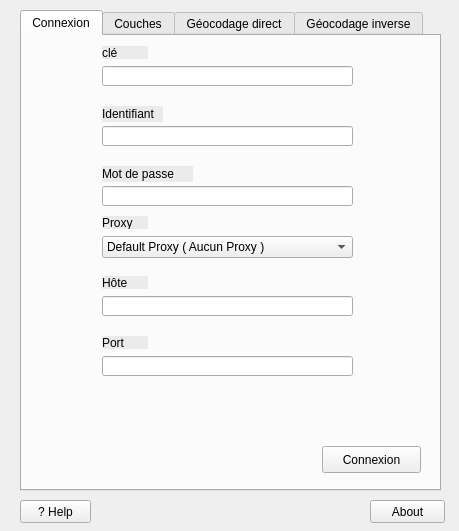
<?xml version="1.0" encoding="UTF-8"?>
<ui version="4.0">
 <class>GeoIGN</class>
 <widget class="QWidget" name="GeoIGN">
  <property name="geometry">
   <rect>
    <x>0</x>
    <y>0</y>
    <width>459</width>
    <height>531</height>
   </rect>
  </property>
  <property name="minimumSize">
   <size>
    <width>459</width>
    <height>531</height>
   </size>
  </property>
  <property name="windowTitle">
   <string>GéoIGN</string>
  </property>
  <widget class="QTabWidget" name="tabWidget">
   <property name="geometry">
    <rect>
     <x>20</x>
     <y>10</y>
     <width>421</width>
     <height>481</height>
    </rect>
   </property>
   <property name="styleSheet">
    <string notr="true">QLabel{
background-color : #ECEBEB;
opacity : 100; }</string>
   </property>
   <property name="currentIndex">
    <number>0</number>
   </property>
   <widget class="QWidget" name="Connexion">
    <attribute name="title">
     <string>Connexion</string>
    </attribute>
    <widget class="QLineEdit" name="zone_login">
     <property name="geometry">
      <rect>
       <x>80</x>
       <y>90</y>
       <width>251</width>
       <height>20</height>
      </rect>
     </property>
    </widget>
    <widget class="QLabel" name="label_5">
     <property name="geometry">
      <rect>
       <x>80</x>
       <y>240</y>
       <width>46</width>
       <height>13</height>
      </rect>
     </property>
     <property name="text">
      <string>Hôte</string>
     </property>
    </widget>
    <widget class="QComboBox" name="comboBox">
     <property name="geometry">
      <rect>
       <x>80</x>
       <y>200</y>
       <width>251</width>
       <height>22</height>
      </rect>
     </property>
     <item>
      <property name="text">
       <string>Default Proxy ( Aucun Proxy ) </string>
      </property>
     </item>
     <item>
      <property name="text">
       <string>Socks5Proxy </string>
      </property>
     </item>
     <item>
      <property name="text">
       <string>HttpProxy </string>
      </property>
     </item>
     <item>
      <property name="text">
       <string>HttpCachingProxy </string>
      </property>
     </item>
     <item>
      <property name="text">
       <string>FtpCachingProxy </string>
      </property>
     </item>
    </widget>
    <widget class="QLabel" name="label">
     <property name="geometry">
      <rect>
       <x>80</x>
       <y>10</y>
       <width>46</width>
       <height>13</height>
      </rect>
     </property>
     <property name="text">
      <string>clé</string>
     </property>
    </widget>
    <widget class="QLineEdit" name="zone_mdp_3">
     <property name="geometry">
      <rect>
       <x>80</x>
       <y>320</y>
       <width>251</width>
       <height>20</height>
      </rect>
     </property>
    </widget>
    <widget class="QLabel" name="label_7">
     <property name="geometry">
      <rect>
       <x>80</x>
       <y>300</y>
       <width>46</width>
       <height>13</height>
      </rect>
     </property>
     <property name="text">
      <string>Port</string>
     </property>
    </widget>
    <widget class="QLineEdit" name="zone_mdp_2">
     <property name="geometry">
      <rect>
       <x>80</x>
       <y>260</y>
       <width>251</width>
       <height>20</height>
      </rect>
     </property>
    </widget>
    <widget class="QLabel" name="label_2">
     <property name="geometry">
      <rect>
       <x>80</x>
       <y>70</y>
       <width>61</width>
       <height>16</height>
      </rect>
     </property>
     <property name="text">
      <string>Identifiant</string>
     </property>
    </widget>
    <widget class="QLabel" name="label_4">
     <property name="geometry">
      <rect>
       <x>80</x>
       <y>180</y>
       <width>46</width>
       <height>13</height>
      </rect>
     </property>
     <property name="text">
      <string>Proxy</string>
     </property>
    </widget>
    <widget class="QLineEdit" name="zone_cle">
     <property name="geometry">
      <rect>
       <x>80</x>
       <y>30</y>
       <width>251</width>
       <height>20</height>
      </rect>
     </property>
    </widget>
    <widget class="QLineEdit" name="zone_mdp">
     <property name="geometry">
      <rect>
       <x>80</x>
       <y>150</y>
       <width>251</width>
       <height>20</height>
      </rect>
     </property>
    </widget>
    <widget class="QLabel" name="label_3">
     <property name="geometry">
      <rect>
       <x>80</x>
       <y>130</y>
       <width>91</width>
       <height>16</height>
      </rect>
     </property>
     <property name="text">
      <string>Mot de passe</string>
     </property>
    </widget>
    <widget class="QPushButton" name="pushButton_3">
     <property name="geometry">
      <rect>
       <x>300</x>
       <y>410</y>
       <width>99</width>
       <height>27</height>
      </rect>
     </property>
     <property name="text">
      <string>Connexion</string>
     </property>
    </widget>
   </widget>
   <widget class="QWidget" name="Couche">
    <attribute name="title">
     <string>Couches</string>
    </attribute>
    <widget class="QLabel" name="label_8">
     <property name="geometry">
      <rect>
       <x>0</x>
       <y>0</y>
       <width>421</width>
       <height>291</height>
      </rect>
     </property>
     <property name="text">
      <string>&lt;html&gt;&lt;head/&gt;&lt;body&gt;&lt;p&gt;&lt;span style=&quot; font-size:10pt;&quot;&gt;Si votre clé possède les licences adéquates alors le tableau de couche &lt;/span&gt;&lt;/p&gt;&lt;p&gt;&lt;span style=&quot; font-size:10pt;&quot;&gt;devrait être rempli avec toutes les informations. &lt;/span&gt;&lt;/p&gt;&lt;p&gt;&lt;br/&gt;&lt;/p&gt;&lt;p&gt;&lt;span style=&quot; font-size:10pt;&quot;&gt;Pour ajouter une couche à votre espace de travail : &lt;/span&gt;&lt;/p&gt;&lt;p&gt;&lt;span style=&quot; font-size:10pt;&quot;&gt;1. Sélectionner une couche en cliquant sur le nom de celle-ci. &lt;/span&gt;&lt;br/&gt;&lt;/p&gt;&lt;p&gt;&lt;span style=&quot; font-size:10pt;&quot;&gt;2. Le plugin va vous diriger vers la bonne projection  &lt;/span&gt;&lt;/p&gt;&lt;p&gt;&lt;br/&gt;&lt;/p&gt;&lt;p&gt;&lt;span style=&quot; font-size:10pt;&quot;&gt;3. Une fois les couches voulues sélectionnées cliquez sur « Ajouter ».&lt;/span&gt;&lt;/p&gt;&lt;p&gt;&lt;br/&gt;&lt;/p&gt;&lt;/body&gt;&lt;/html&gt;</string>
     </property>
    </widget>
    <widget class="QLabel" name="label_10">
     <property name="geometry">
      <rect>
       <x>-5</x>
       <y>282</y>
       <width>421</width>
       <height>181</height>
      </rect>
     </property>
     <property name="styleSheet">
      <string notr="true">QLabel{
background-color : #ECEBEB;
opacity : 100; }</string>
     </property>
     <property name="text">
      <string/>
     </property>
    </widget>
    <widget class="QComboBox" name="comboBox_2">
     <property name="geometry">
      <rect>
       <x>20</x>
       <y>310</y>
       <width>381</width>
       <height>27</height>
      </rect>
     </property>
    </widget>
    <widget class="QPushButton" name="pushButton_2">
     <property name="geometry">
      <rect>
       <x>300</x>
       <y>410</y>
       <width>99</width>
       <height>27</height>
      </rect>
     </property>
     <property name="text">
      <string>Ajouter</string>
     </property>
    </widget>
    <zorder>label_10</zorder>
    <zorder>label_8</zorder>
    <zorder>comboBox_2</zorder>
    <zorder>pushButton_2</zorder>
   </widget>
   <widget class="QWidget" name="Geocodage">
    <attribute name="title">
     <string>Géocodage direct</string>
    </attribute>
    <widget class="QGroupBox" name="groupBox_2">
     <property name="geometry">
      <rect>
       <x>90</x>
       <y>140</y>
       <width>251</width>
       <height>101</height>
      </rect>
     </property>
     <property name="title">
      <string>Géocodage indirect</string>
     </property>
    </widget>
    <widget class="QLabel" name="label_12">
     <property name="geometry">
      <rect>
       <x>-20</x>
       <y>-20</y>
       <width>421</width>
       <height>461</height>
      </rect>
     </property>
     <property name="styleSheet">
      <string notr="true">QLabel{
background-color : #ECEBEB;
opacity : 100; }</string>
     </property>
     <property name="text">
      <string/>
     </property>
    </widget>
    <widget class="QPushButton" name="pushButton_7">
     <property name="geometry">
      <rect>
       <x>320</x>
       <y>400</y>
       <width>75</width>
       <height>23</height>
      </rect>
     </property>
     <property name="text">
      <string>Géocoder</string>
     </property>
    </widget>
    <widget class="QGroupBox" name="groupBox">
     <property name="geometry">
      <rect>
       <x>10</x>
       <y>30</y>
       <width>401</width>
       <height>301</height>
      </rect>
     </property>
     <property name="title">
      <string>Géocodage direct</string>
     </property>
     <widget class="QLabel" name="label_13">
      <property name="geometry">
       <rect>
        <x>10</x>
        <y>30</y>
        <width>251</width>
        <height>16</height>
       </rect>
      </property>
      <property name="text">
       <string>Entrer l'adresse désirée:</string>
      </property>
     </widget>
     <widget class="QLineEdit" name="lineEdit">
      <property name="geometry">
       <rect>
        <x>10</x>
        <y>50</y>
        <width>351</width>
        <height>20</height>
       </rect>
      </property>
     </widget>
     <widget class="QLabel" name="label_14">
      <property name="geometry">
       <rect>
        <x>10</x>
        <y>120</y>
        <width>341</width>
        <height>16</height>
       </rect>
      </property>
      <property name="text">
       <string>Ajouter un fichier d'adresse et le fichier de sortie :</string>
      </property>
     </widget>
     <widget class="QPushButton" name="pushButton_6">
      <property name="geometry">
       <rect>
        <x>290</x>
        <y>150</y>
        <width>75</width>
        <height>23</height>
       </rect>
      </property>
      <property name="text">
       <string>Ajouter</string>
      </property>
     </widget>
     <widget class="QLabel" name="label_15">
      <property name="geometry">
       <rect>
        <x>160</x>
        <y>90</y>
        <width>46</width>
        <height>13</height>
       </rect>
      </property>
      <property name="text">
       <string>OU</string>
      </property>
     </widget>
     <widget class="QPushButton" name="pushButton_10">
      <property name="geometry">
       <rect>
        <x>290</x>
        <y>210</y>
        <width>75</width>
        <height>23</height>
       </rect>
      </property>
      <property name="text">
       <string>Dossier</string>
      </property>
     </widget>
     <widget class="QLineEdit" name="lineEdit_4">
      <property name="geometry">
       <rect>
        <x>20</x>
        <y>150</y>
        <width>261</width>
        <height>27</height>
       </rect>
      </property>
     </widget>
     <widget class="QLineEdit" name="lineEdit_5">
      <property name="geometry">
       <rect>
        <x>20</x>
        <y>210</y>
        <width>261</width>
        <height>27</height>
       </rect>
      </property>
     </widget>
    </widget>
    <widget class="QLabel" name="label_30">
     <property name="geometry">
      <rect>
       <x>180</x>
       <y>330</y>
       <width>211</width>
       <height>20</height>
      </rect>
     </property>
     <property name="text">
      <string>Ajouter au canevas de la carte</string>
     </property>
    </widget>
    <widget class="QCheckBox" name="checkBox_2">
     <property name="geometry">
      <rect>
       <x>150</x>
       <y>330</y>
       <width>21</width>
       <height>17</height>
      </rect>
     </property>
     <property name="text">
      <string/>
     </property>
    </widget>
   </widget>
   <widget class="QWidget" name="tab">
    <attribute name="title">
     <string>Géocodage inverse</string>
    </attribute>
    <widget class="QLabel" name="label_29">
     <property name="geometry">
      <rect>
       <x>0</x>
       <y>0</y>
       <width>421</width>
       <height>461</height>
      </rect>
     </property>
     <property name="styleSheet">
      <string notr="true">QLabel{
background-color : #ECEBEB;
opacity : 100; }</string>
     </property>
     <property name="text">
      <string/>
     </property>
    </widget>
    <widget class="QGroupBox" name="groupBox_3">
     <property name="geometry">
      <rect>
       <x>30</x>
       <y>20</y>
       <width>361</width>
       <height>381</height>
      </rect>
     </property>
     <property name="title">
      <string>Géocodage inverse</string>
     </property>
     <widget class="QLabel" name="label_21">
      <property name="geometry">
       <rect>
        <x>10</x>
        <y>30</y>
        <width>251</width>
        <height>16</height>
       </rect>
      </property>
      <property name="text">
       <string>Coordonnée du point :</string>
      </property>
     </widget>
     <widget class="QLabel" name="label_22">
      <property name="geometry">
       <rect>
        <x>0</x>
        <y>210</y>
        <width>361</width>
        <height>21</height>
       </rect>
      </property>
      <property name="text">
       <string>Ajouter le fichier de coordonnée et fichier de sortie : </string>
      </property>
     </widget>
     <widget class="QPushButton" name="pushButton_14">
      <property name="geometry">
       <rect>
        <x>220</x>
        <y>250</y>
        <width>75</width>
        <height>23</height>
       </rect>
      </property>
      <property name="text">
       <string>Importer</string>
      </property>
     </widget>
     <widget class="QLineEdit" name="lineEdit_2">
      <property name="geometry">
       <rect>
        <x>150</x>
        <y>70</y>
        <width>171</width>
        <height>20</height>
       </rect>
      </property>
     </widget>
     <widget class="QLineEdit" name="lineEdit_3">
      <property name="geometry">
       <rect>
        <x>150</x>
        <y>140</y>
        <width>171</width>
        <height>20</height>
       </rect>
      </property>
     </widget>
     <widget class="QLabel" name="label_23">
      <property name="geometry">
       <rect>
        <x>70</x>
        <y>140</y>
        <width>71</width>
        <height>16</height>
       </rect>
      </property>
      <property name="text">
       <string>Longitude</string>
      </property>
     </widget>
     <widget class="QLabel" name="label_24">
      <property name="geometry">
       <rect>
        <x>70</x>
        <y>70</y>
        <width>61</width>
        <height>16</height>
       </rect>
      </property>
      <property name="text">
       <string>Latitude</string>
      </property>
     </widget>
     <widget class="QPushButton" name="pushButton_15">
      <property name="geometry">
       <rect>
        <x>230</x>
        <y>310</y>
        <width>75</width>
        <height>23</height>
       </rect>
      </property>
      <property name="text">
       <string>Dossier</string>
      </property>
     </widget>
     <widget class="QLineEdit" name="lineEdit_6">
      <property name="geometry">
       <rect>
        <x>30</x>
        <y>250</y>
        <width>191</width>
        <height>27</height>
       </rect>
      </property>
     </widget>
     <widget class="QLineEdit" name="lineEdit_7">
      <property name="geometry">
       <rect>
        <x>30</x>
        <y>310</y>
        <width>201</width>
        <height>27</height>
       </rect>
      </property>
     </widget>
     <widget class="QLabel" name="label_6">
      <property name="geometry">
       <rect>
        <x>160</x>
        <y>170</y>
        <width>67</width>
        <height>17</height>
       </rect>
      </property>
      <property name="text">
       <string>OU</string>
      </property>
     </widget>
     <widget class="QCheckBox" name="checkBox">
      <property name="geometry">
       <rect>
        <x>130</x>
        <y>350</y>
        <width>231</width>
        <height>22</height>
       </rect>
      </property>
      <property name="text">
       <string>Ajouter au canevas de la carte</string>
      </property>
     </widget>
    </widget>
    <widget class="QPushButton" name="pushButton_11">
     <property name="geometry">
      <rect>
       <x>310</x>
       <y>420</y>
       <width>91</width>
       <height>23</height>
      </rect>
     </property>
     <property name="text">
      <string>Rechercher </string>
     </property>
    </widget>
   </widget>
  </widget>
  <widget class="QPushButton" name="pushButton_12">
   <property name="geometry">
    <rect>
     <x>370</x>
     <y>500</y>
     <width>75</width>
     <height>23</height>
    </rect>
   </property>
   <property name="text">
    <string>About</string>
   </property>
  </widget>
  <widget class="QPushButton" name="pushButton_13">
   <property name="geometry">
    <rect>
     <x>20</x>
     <y>500</y>
     <width>71</width>
     <height>23</height>
    </rect>
   </property>
   <property name="text">
    <string>? Help</string>
   </property>
  </widget>
 </widget>
 <resources/>
 <connections/>
</ui>
